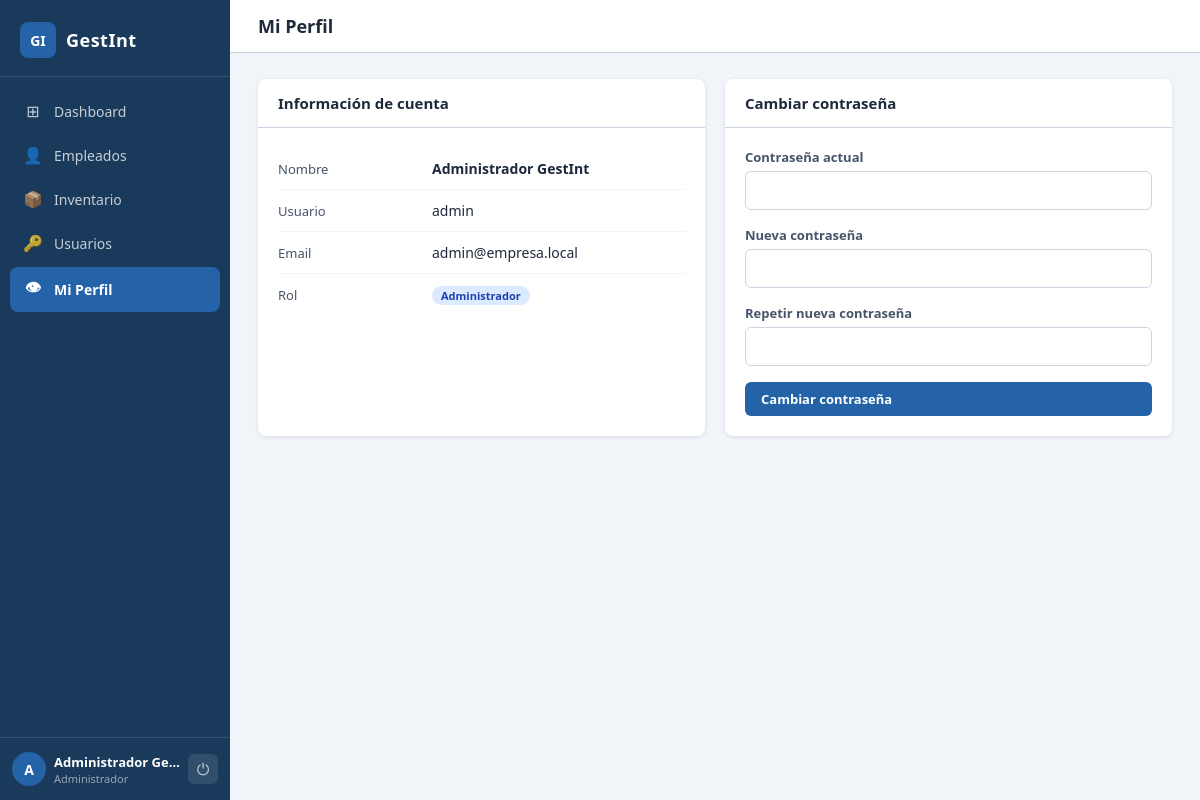
Screenshot of /pages/perfil.php (signed in) with the database file from the repository.
### tables this page shows
CREATE TABLE IF NOT EXISTS usuarios (
    id          INT UNSIGNED AUTO_INCREMENT PRIMARY KEY,
    nombre      VARCHAR(80)  NOT NULL,
    apellidos   VARCHAR(100) NOT NULL DEFAULT '',
    usuario     VARCHAR(50)  NOT NULL UNIQUE,
    email       VARCHAR(120) NOT NULL,
    password    VARCHAR(255) NOT NULL,
    rol         ENUM('admin','rrhh','almacen','empleado') NOT NULL DEFAULT 'empleado',
    activo      TINYINT(1) NOT NULL DEFAULT 1,
    created_at  DATETIME NOT NULL DEFAULT CURRENT_TIMESTAMP
);

### includes/auth.php (called while the page is built, shortened)
<?php
function nombreRol(string $rol): string {
    return match($rol) {
        'admin'   => 'Administrador',
        'rrhh'    => 'Resp. RRHH',
        'almacen' => 'Resp. Almacén',
        default   => 'Empleado',
    };
}

### pages/perfil.php (the view, shortened to what this page needs)
<?php
require_once '../includes/auth.php';
require_once '../includes/db.php';
$stmt = $conn->prepare("SELECT * FROM usuarios WHERE id = ?");
$stmt->bind_param('i', $_SESSION['usuario_id']);
$stmt->execute();
$usuario = $stmt->get_result()->fetch_assoc();
?>
<!DOCTYPE html>
<html lang="es">
<head>
    <link rel="stylesheet" href="../css/style.css">
</head>
<body>
<div class="layout">
    <?php require_once '../includes/sidebar.php'; ?>
    <div class="contenido">
        <div class="topbar">
            <h1>Mi Perfil</h1>
        </div>
        <main class="main">
            <div style="display:grid;grid-template-columns:1fr 1fr;gap:20px;">
                <div class="panel">
                    <div class="panel-header"><h2>Información de cuenta</h2></div>
                    <div class="panel-body">
                        <table>
                            <tr><td class="text-gris" style="padding:8px 0;width:140px;">Nombre</td>
                                <td class="fw-600"><?= htmlspecialchars($usuario['nombre'] . ' ' . $usuario['apellidos']) ?></td></tr>
                            <tr><td class="text-gris" style="padding:8px 0;">Usuario</td>
                                <td><?= htmlspecialchars($usuario['usuario']) ?></td></tr>
                            <tr><td class="text-gris" style="padding:8px 0;">Email</td>
                                <td><?= htmlspecialchars($usuario['email']) ?></td></tr>
                            <tr><td class="text-gris" style="padding:8px 0;">Rol</td>
                                <td><span class="badge badge-azul"><?= nombreRol($usuario['rol']) ?></span></td></tr>
                        </table>
                    </div>
                </div>
                <div class="panel">
                    <div class="panel-header"><h2>Cambiar contraseña</h2></div>
                    <div class="panel-body">
                        <form method="POST" class="form-grid">
                            <div class="form-grupo full">
                                <label>Contraseña actual</label>
                                <input type="password" name="contra_actual" required>
                            </div>
                            <div class="form-grupo full">
                                <label>Nueva contraseña</label>
                                <input type="password" name="contra_nueva" required minlength="8">
                            </div>
                            <div class="form-grupo full">
                                <label>Repetir nueva contraseña</label>
                                <input type="password" name="contra_repetir" required>
                            </div>
                            <div class="form-grupo full">
                                <button type="submit" class="btn btn-primario">Cambiar contraseña</button>
                            </div>
                        </form>
                    </div>
                </div>
            </div>
        </main>
    </div>
</div>
</body>
</html>

### css/style.css (style rules this page uses)
:root { --azul: #1a3a5c; --azul-medio: #2563a8; --azul-claro: #dbeafe; --acento: #2563a8; --sidebar-w: 230px; --blanco: #ffffff; --gris-fondo: #f1f5f9; --gris-borde: #cbd5e1; --gris-texto: #475569; --texto: #1e293b; --verde: #16a34a; --rojo: #dc2626; --naranja: #d97706; --sombra: 0 1px 4px rgba(0,0,0,.10); --radio: 8px; --fuente: 'Segoe UI', system-ui, sans-serif; }
*, *::before, *::after { box-sizing: border-box; margin: 0; padding: 0; }
body { font-family: var(--fuente); background: var(--gris-fondo); color: var(--texto); }
.layout { display: flex; min-height: 100vh; }
.contenido { margin-left: var(--sidebar-w); flex: 1; display: flex; flex-direction: column; min-height: 100vh; }
.topbar { background: var(--blanco); border-bottom: 1px solid var(--gris-borde); padding: 14px 28px; display: flex; align-items: center; justify-content: space-between; gap: 12px; }
.topbar h1 { font-size: 18px; font-weight: 700; }
.main { padding: 26px 28px; flex: 1; }
.panel { background: var(--blanco); border-radius: var(--radio); box-shadow: var(--sombra); overflow: hidden; margin-bottom: 24px; }
.panel-header { padding: 14px 20px; border-bottom: 1px solid var(--gris-borde); display: flex; align-items: center; justify-content: space-between; gap: 10px; flex-wrap: wrap; }
.panel-header h2 { font-size: 15px; font-weight: 700; }
.panel-body { padding: 20px; }
table { width: 100%; border-collapse: collapse; font-size: 14px; }
tbody td { padding: 11px 14px; border-bottom: 1px solid #f1f5f9; vertical-align: middle; }
tbody tr:last-child td { border-bottom: none; }
.form-grid { display: grid; grid-template-columns: repeat(auto-fit, minmax(220px, 1fr)); gap: 16px; }
.form-grupo { display: flex; flex-direction: column; gap: 5px; }
.form-grupo.full { grid-column: 1 / -1; }
label { font-size: 13px; font-weight: 600; color: var(--gris-texto); }
input[type="text"], input[type="email"], input[type="password"], input[type="number"], input[type="date"], select, textarea { padding: 9px 12px; border: 1px solid var(--gris-borde); border-radius: 6px; font-size: 14px; font-family: var(--fuente); color: var(--texto); background: #fff; transition: border-color .15s, box-shadow .15s; width: 100%; }
.btn { display: inline-flex; align-items: center; gap: 6px; padding: 8px 16px; border-radius: 6px; font-size: 13px; font-weight: 600; font-family: var(--fuente); cursor: pointer; border: none; transition: filter .15s, opacity .15s; white-space: nowrap; }
.btn-primario { background: var(--azul-medio); color: #fff; }
.badge { display: inline-block; padding: 2px 9px; border-radius: 99px; font-size: 11px; font-weight: 600; }
.badge-azul { background: var(--azul-claro); color: #1e40af; }
.text-gris { color: var(--gris-texto); font-size: 13px; }
.fw-600 { font-weight: 600; }

### rows the page displays
usuarios: nombre+apellidos "Administrador GestInt", usuario "admin", email "admin@empresa.local", rol "Administrador"

### other values shown
$item['icon'] "⊞"
$item['label'] "Dashboard"
$item['icon'] "👤"
$item['label'] "Empleados"
$item['icon'] "📦"
$item['label'] "Inventario"
$item['icon'] "🔑"
$item['label'] "Usuarios"
$item['icon'] "👁"
$item['label'] "Mi Perfil"
substr($nombre, 0, 1) "A"
$nombre "Administrador Ge…"
nombreRol($rol) "Administrador"
